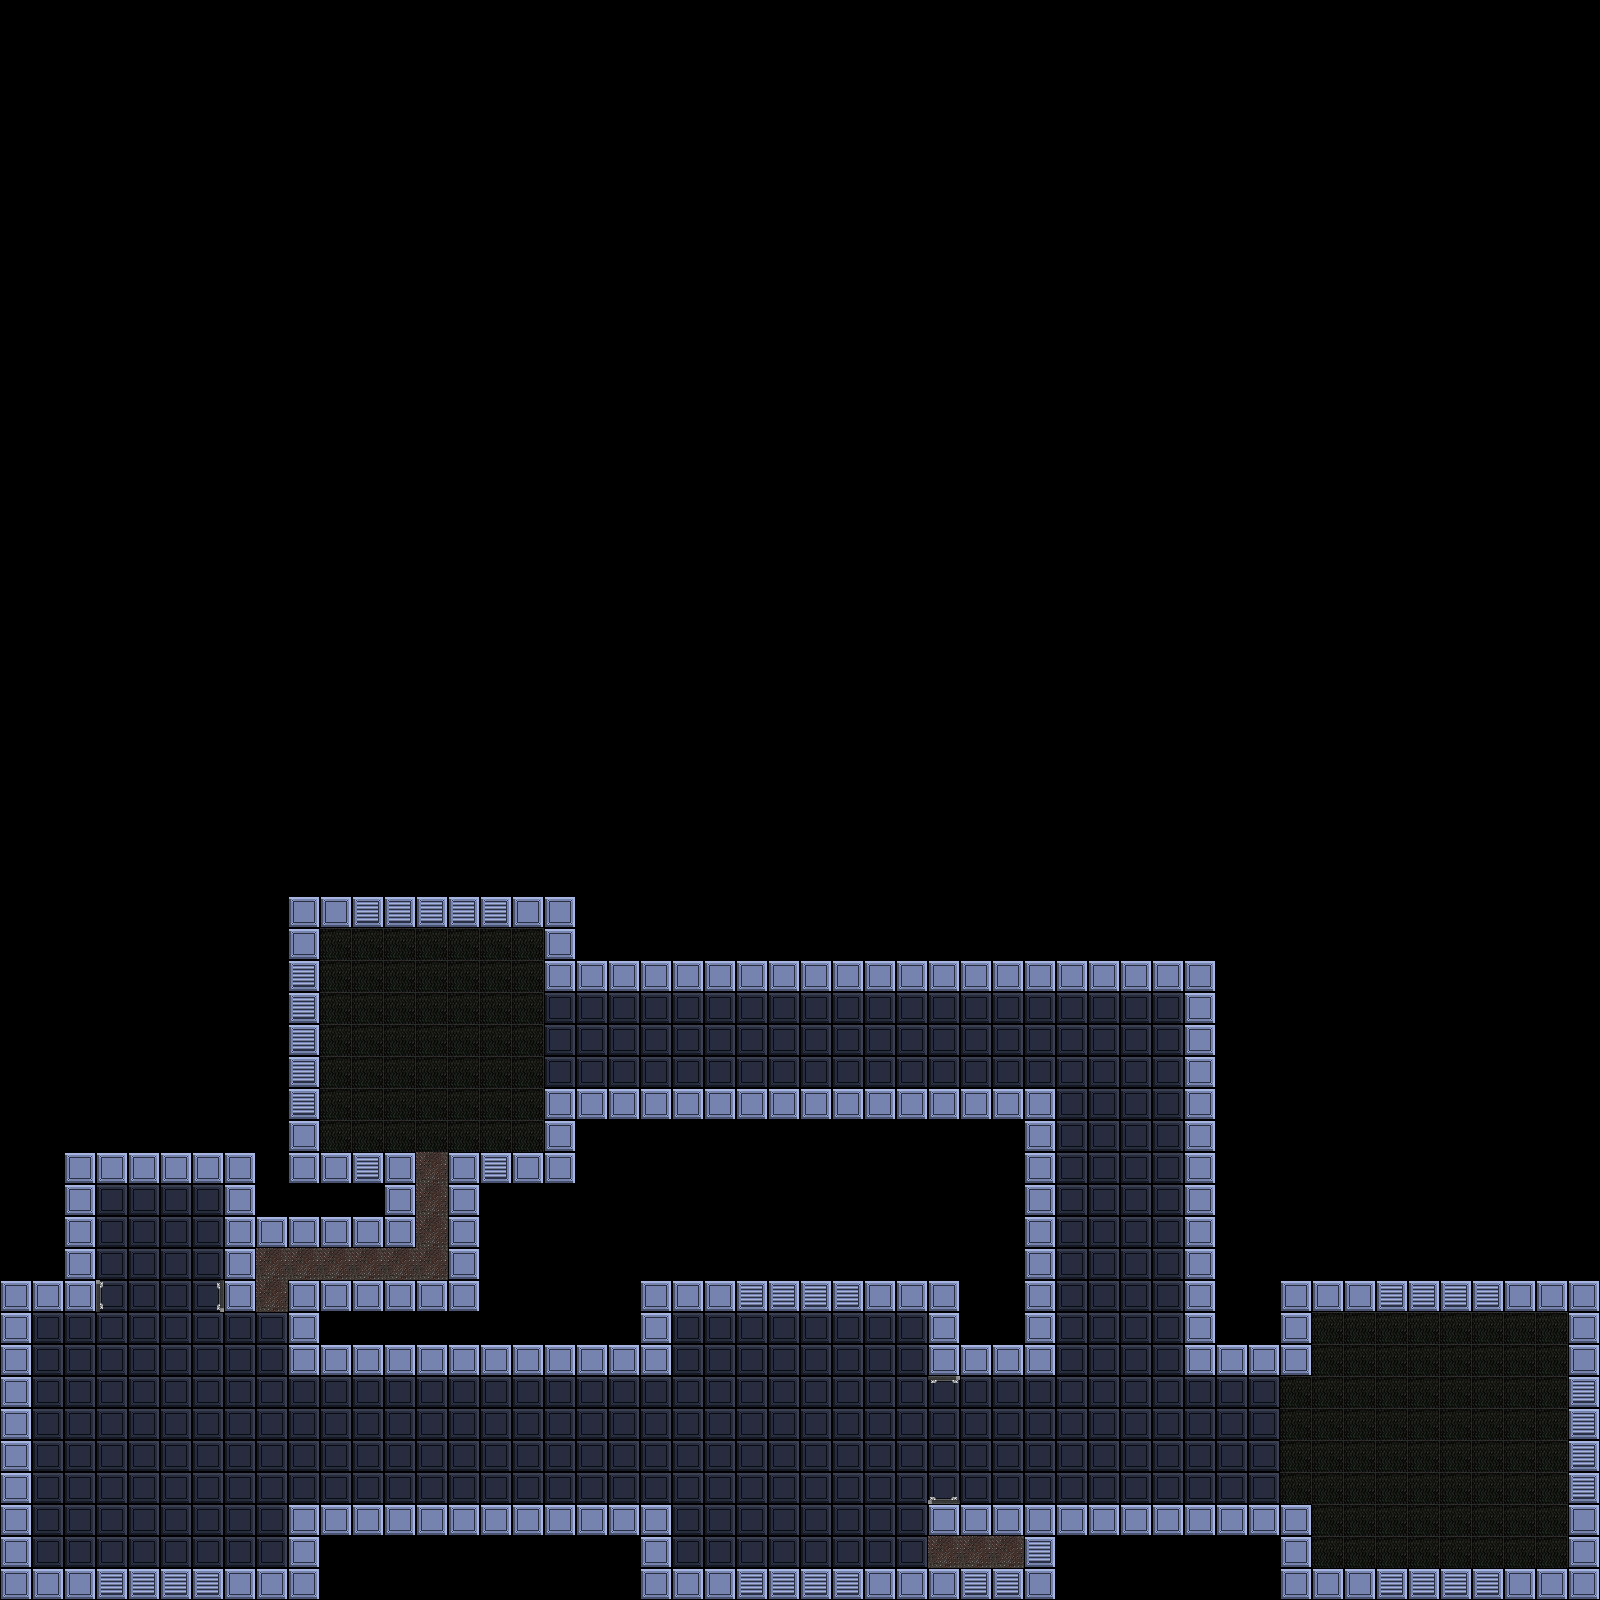

A level layout from a 2D game, rendered from its tile map. Below: a short description, then the map file with tile-grid data replaced by summaries:
An orthogonal 50x50 tile map with 32x32 px tiles, 3 tile layers (floor, tiles, objects).

<map version="1.0" orientation="orthogonal" renderorder="right-down" width="50" height="50" tilewidth="32" tileheight="32" nextobjectid="1">
 <tileset firstgid="1" name="tileset1" tilewidth="32" tileheight="32" tilecount="256" columns="16">
  <image source="../images/tiles/tileset1.png" width="512" height="512" />
  <tile id="16">
   <properties>
    <property name="solid" value="true" />
   </properties>
  </tile>
  <tile id="17">
   <properties>
    <property name="solid" value="true" />
   </properties>
  </tile>
 </tileset>
 <layer name="floor" width="50" height="50">
  <data>[2500 cells, 1389 non-empty, 4 distinct tile ids]</data>
 </layer>
 <layer name="tiles" width="50" height="50">
  <data>[2500 cells, 511 non-empty, 8 distinct tile ids]</data>
 </layer>
 <layer name="objects" width="50" height="50">
  <data>[2500 cells, 0 non-empty, 0 distinct tile ids]</data>
 </layer>
</map>
